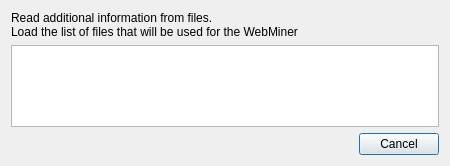
<?xml version="1.0" encoding="UTF-8"?>
<ui version="4.0">
 <class>StartupDialog</class>
 <widget class="QDialog" name="StartupDialog">
  <property name="geometry">
   <rect>
    <x>0</x>
    <y>0</y>
    <width>450</width>
    <height>166</height>
   </rect>
  </property>
  <property name="windowTitle">
   <string>Startup file fetching</string>
  </property>
  <layout class="QVBoxLayout" name="verticalLayout">
   <item>
    <widget class="QLabel" name="label">
     <property name="text">
      <string>Read additional information from files.
Load the list of files that will be used for the WebMiner</string>
     </property>
    </widget>
   </item>
   <item>
    <widget class="KTextBrowser" name="textBrowser"/>
   </item>
   <item>
    <widget class="QDialogButtonBox" name="buttonBox">
     <property name="orientation">
      <enum>Qt::Horizontal</enum>
     </property>
     <property name="standardButtons">
      <set>QDialogButtonBox::Cancel</set>
     </property>
    </widget>
   </item>
  </layout>
 </widget>
 <customwidgets>
  <customwidget>
   <class>KTextBrowser</class>
   <extends>QTextBrowser</extends>
   <header>ktextbrowser.h</header>
  </customwidget>
 </customwidgets>
 <resources/>
 <connections>
  <connection>
   <sender>buttonBox</sender>
   <signal>accepted()</signal>
   <receiver>StartupDialog</receiver>
   <slot>accept()</slot>
   <hints>
    <hint type="sourcelabel">
     <x>248</x>
     <y>254</y>
    </hint>
    <hint type="destinationlabel">
     <x>157</x>
     <y>274</y>
    </hint>
   </hints>
  </connection>
  <connection>
   <sender>buttonBox</sender>
   <signal>rejected()</signal>
   <receiver>StartupDialog</receiver>
   <slot>reject()</slot>
   <hints>
    <hint type="sourcelabel">
     <x>316</x>
     <y>260</y>
    </hint>
    <hint type="destinationlabel">
     <x>286</x>
     <y>274</y>
    </hint>
   </hints>
  </connection>
 </connections>
</ui>
